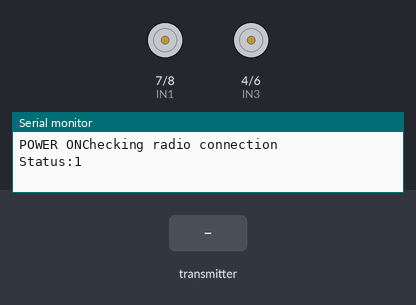
Bench run of a sketch on a simulated Arduino Uno, built with avr-gcc and run on an emulated ATmega328P. Parts: motor-driver pin pairs drawn as motors (green arrow = first pin HIGH = forward, orange = second pin HIGH = backward, longer = more drive, scaled by the enable pin), the last lines printed to the serial monitor. Inputs (shaded band) come from the test bench. No radio packets arrive unless stated.

Above: at 1.2 s.
1.3 s: the transmitter starts sending message.0 = 0
At 1.9 s:
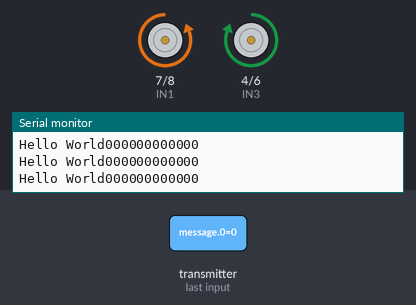
2.8 s: the transmitter starts sending message.1 = 512
At 3.2 s:
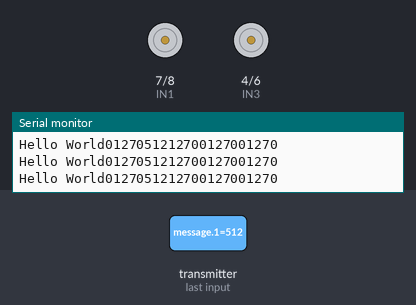
4.3 s: the transmitter starts sending message.1 = 1023
At 5.4 s:
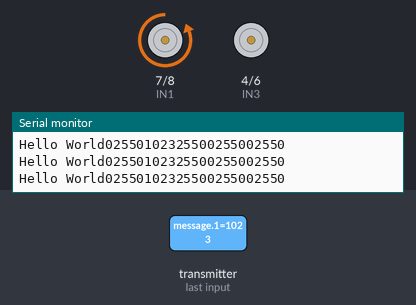
5.8 s: the transmitter starts sending message.0 = 512
At 6.6 s:
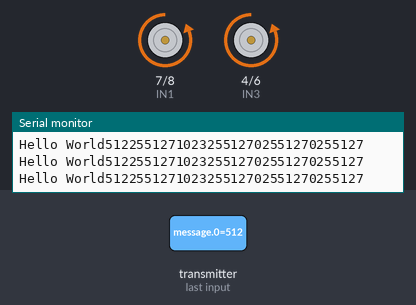
7.3 s: the transmitter starts sending message.1 = 256
At 7.7 s:
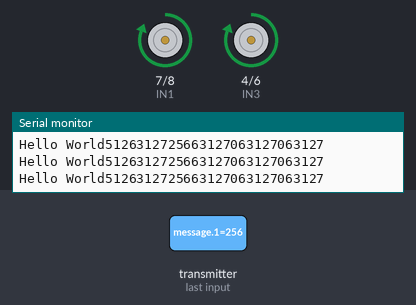
8.8 s: the transmitter starts sending message.0 = 1023
At 10.0 s:
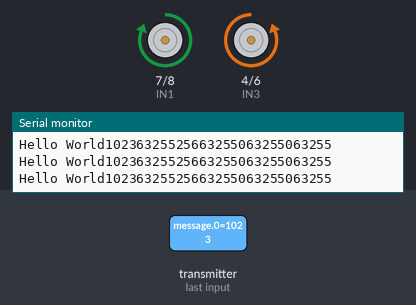
Timing chart, 0 to 11.3 s (numbered marks = the images above; inputs shaded):
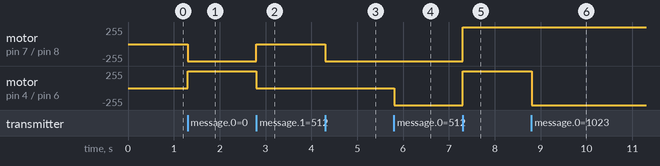

Measured:
- after the input at 1.3 s, motor on pin 7 (IN1) / pin 8 (IN2): stopped → backward 255/255 at once; motor on pin 4 (IN3) / pin 6 (IN4): stopped → forward 255/255 at once
- after the input at 2.8 s, motor on pin 7 (IN1) / pin 8 (IN2): backward 255/255 → stopped at once; motor on pin 4 (IN3) / pin 6 (IN4): forward 255/255 → stopped at once
- after the input at 4.3 s, motor on pin 7 (IN1) / pin 8 (IN2): stopped → backward 255/255 at once
- after the input at 5.8 s, motor on pin 4 (IN3) / pin 6 (IN4): stopped → backward 255/255 at once
- after the input at 7.3 s, motor on pin 7 (IN1) / pin 8 (IN2), motor on pin 4 (IN3) / pin 6 (IN4): backward 255/255 → forward 255/255 at once
- after the input at 8.8 s, motor on pin 4 (IN3) / pin 6 (IN4): forward 255/255 → backward 255/255 at once

The sketch:

basic_rx.ino
```cpp
 //Basic code for RX (reciver) side.
//This only controls forward/backward and left/right with no speed control or seering mixing.
//For mixed steering use somthing like speed = speed +/- steering. The map function is very useful.
//The abs() funciton is also useful depending how you do things.
//John Soupir, 11-09-2020
//adapted by Pierre Miller 11/15/2020
//completed 03/20/2021

//Include RF24 library for radio. Must be installed. (Use library manager)
#include <SPI.h>
#include <RF24.h>

//set pins for CE and CSN connection
RF24 radio(9, 10); // CE, CSN pins
const byte address[6] = "1452"; //address (must be unique for each pair)

//Pins for motors
//Motor 1 is IN1 and IN2
//Motor 2 is IN3 and IN4
int IN1 = 7;
int IN2 = 8;
int IN3 = 4;
int IN4 = 6;


//Pins for speed control
int EN1 = 3; //note, you must use PWM pins if you want speed control.
int EN2 = 5;

//set to center to prevent car from running away
int throttle = 128;
int steering = 128;

void setup() {
      //set pins to output
      pinMode(IN1,OUTPUT);
      pinMode(IN2,OUTPUT);
      pinMode(IN3,OUTPUT);
      pinMode(IN4,OUTPUT);
      pinMode(EN1,OUTPUT);
      pinMode(EN2,OUTPUT);
      //open serial and print message
      Serial.begin(9600);
      Serial.print("POWER ON");
      //Start radio stuff
      radio.begin();
      Serial.println("Checking radio connection");
      bool check = radio.isChipConnected();
      Serial.print("Status:");
      Serial.println(check);
      radio.openReadingPipe(0, address);
      radio.setPALevel(RF24_PA_MIN);
      radio.startListening();
}
void loop() {
      if (radio.available()) {
            Serial.print("Hello World");
            int message[4]; //Array to hold input
            radio.read(&message, sizeof(message));
            //values sent as array are printed via serial
            int i;
            for (i = 0; i < 4; i = i + 1) {
                  Serial.print(message[i]);
                  Serial.print(throttle);
                  Serial.print(steering);
            }
            Serial.println();

//map values to 0-255 for use with PWM later
throttle = map(message[1],0,1023,0,255);
steering = map(message[0],0,1023,0,255);

//set speed to full (For speed control you would use analogWrite(EN1, blah) where blah is 0-255.
digitalWrite(EN1, HIGH);
digitalWrite(EN2, HIGH);

//backing up
if (throttle < 120) {
    digitalWrite(IN1, HIGH);
    digitalWrite(IN2, LOW);
    digitalWrite(IN3, HIGH);
    digitalWrite(IN4, LOW);

  //turning left
  if (steering < 120) {
    digitalWrite(IN1, LOW);
    digitalWrite(IN2, HIGH);
    digitalWrite(IN3, HIGH);
    digitalWrite(IN4, LOW);

  } //turning right
  else if (steering > 130) {
    digitalWrite(IN1, HIGH);
    digitalWrite(IN2, LOW);
    digitalWrite(IN3, LOW);
    digitalWrite(IN4, HIGH);

    }
 }

  //going forward
  else if (throttle > 130) {
    digitalWrite(IN1, LOW);
    digitalWrite(IN2, HIGH);
    digitalWrite(IN3, LOW);
    digitalWrite(IN4, HIGH);

  //turning left
  if (steering < 120) {
    digitalWrite(IN1, LOW);
    digitalWrite(IN2, HIGH);
    digitalWrite(IN3, LOW);
    digitalWrite(IN4, LOW);

  } //turning right
  else if (steering > 130) {
    digitalWrite(IN1, LOW);
    digitalWrite(IN2, LOW);
    digitalWrite(IN3, LOW);
    digitalWrite(IN4, HIGH);

    }
  }
//Stop
  else {
    digitalWrite(IN1, LOW);
    digitalWrite(IN2, LOW);
    digitalWrite(IN3, LOW);
    digitalWrite(IN4, LOW);
   }

 }
}
```
